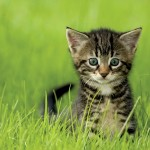
#> input picture images/kitten.jpg, 150 x 150 px
$ jupyter execute --allow-errors first.ipynb   (shell and % lines are left out)   (text cells are left out)
#> lines starting #> are read from the running program, lines starting #| are printed output that depends on the picture; after the words box and inside, x2 and y2 are one past the last pixel; in counts of white or black regions, pixels touching at a corner belong together; pictures that were not available may be replaced by others from this repository, and a replacement may not be noted
### save_answer.py
import json
import os


def add_to_answer(task, answer_dict):
    """
    Добавление ответа на задание в файл с ответами.
    """
    filename = "answers.json"

    answers_data = {}
    if os.path.exists(filename):
        with open(filename, 'r') as f:
            old_answers_data = json.load(f)
        answers_data.update(old_answers_data)

    answers_data[task] = answer_dict
    with open(filename, 'w') as f:
        json.dump(answers_data, f, indent=2)

### first.ipynb
[cell 1]
# для вывода графики
from matplotlib import pyplot as plt
from matplotlib.patches import Rectangle
from matplotlib import animation

# операции над матрицами
import numpy as np

# загрузка и сохранение изображений
from imageio import imread, imsave

# работа над изображениями
from skimage.color import rgb2gray, rgba2rgb
from skimage.feature import canny
from skimage.filters import sobel, gaussian, threshold_local, try_all_threshold, threshold_otsu
from skimage.data import page
from skimage.morphology import binary_opening
from skimage.measure import regionprops
# импортируем функцию label под другим именем, чтобы не терять её, если появляется переменная label
from skimage.measure import label as sk_measure_label
import cv2

# вывод
from IPython.display import HTML

# работа с таблицами
import pandas as pd

# для работы с путями к файлам
import os

# вспомогательная функция для сохранения ответов
from save_answer import add_to_answer

[cell 2]
plt.plot(range(100), [i ** 2 for i in range(100)])
#> (this line was passed over: IPython is not available in this run)

[cell 3]
a = np.ones((3, 5))

[cell 4]
print(f"Тип значений: {a.dtype}, число осей: {a.ndim}, размерности: {a.shape}")
print(a)

[cell 5]
print(f"Первый элемент первой строки: {a[0, 0]}")
print(f"Весь второй столбец: {a[:, 1]}")

[cell 6]
a[:, 1] = [2, 3, 4]
print(a)

[cell 7]
b = a.reshape((5, 3))
b[1, 1] = 0
print(b)

[cell 8]
print(a)

[cell 9]
c = a.copy()
c[0, 4] = 1

[cell 10]
print(a)
print(c)

[cell 11]
A = np.array([[1, 2], [3, 4]])
x = np.array([5, 6]).reshape((1, 2))

print("A:\n", A)
print("x:\n", x, "\n")
print("A * x:\n", A * x, "\n")
print("x^T:\n", x.T, "\n")
print("A * x^T:\n", A * x.T)

[cell 12]
print("x `dot` A:\n", x.dot(A), "\n")
print("A `dot` x.T:\n", A.dot(x.T))
print("A @ x.T:\n", A @ x.T)

[cell 13]
image_path = os.path.join('images', 'kitten.jpg')  # Изображение лежит в папке "images"
kitten = imread(image_path)
#> kitten is the input picture: shape (150, 150, 3); mean R, G, B 131, 153.9, 67.3

[cell 14]
print(kitten.shape)
#| (150, 150, 3)

[cell 15]
plt.imshow(kitten)
#> (this line was passed over: IPython is not available in this run)

#> (a cell that did not finish here is left out)

#> (a cell that did not finish here is left out)

#> (a cell that did not finish here is left out)

#> (a cell that did not finish here is left out)

[cell 20]
r = kitten[..., 0] # берём все значения по высоте и ширине, фиксируя только номер канала. Равносильно kitten[:, :, 0]
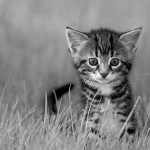
#> r: shape (150, 150); min 0, max 255, mean 131
g = kitten[..., 1]
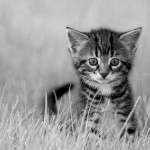
#> g: shape (150, 150); min 0, max 245, mean 153.9
mask = r > g
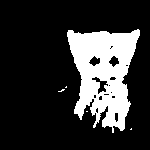
#> mask: shape (150, 150) bool; 20.1% white; 5 white regions (4 under 20 px), largest, box (x1, y1, x2, y2) and area: (67, 29, 140, 133) 4496
plt.imshow(mask, cmap="gray")
#> (this line was passed over: IPython is not available in this run)
print(f"Результат - матрица типа {mask.dtype}")
#| Результат - матрица типа bool

[cell 21]

top = mask.shape[0]
#> top = 150
bottom = 0
for row in range(mask.shape[0]): # проходим по всем строкам
    if mask[row, :].sum() > 0:   # проверяем, что в строке есть хоть один элемент равный true
        top = min(top, row)
        bottom = max(bottom, row)
print(f"Top: {top}, bottom: {bottom}")
#| Top: 29, bottom: 132

[cell 22]

left = mask.shape[1]
#> left = 150
right = 0
for col in range(mask.shape[1]): # проходим по всем столбцам
    if mask[:, col].sum() > 0:
        left = min(left, col)
        right = max(right, col)
print(f"Left: {left}, right: {right}")
#| Left: 58, right: 139

[cell 23]

vertical_indices = np.where(np.any(mask, axis=1))[0]
#> vertical_indices = 104 values from 29 to 132
top, bottom = vertical_indices[0], vertical_indices[-1]
#> bottom = 132

horizontal_indices = np.where(np.any(mask, axis=0))[0]
#> horizontal_indices = 82 values from 58 to 139
left, right = horizontal_indices[0], horizontal_indices[-1]
#> right = 139

print(f"Top: {top}, bottom: {bottom}")
#| Top: 29, bottom: 132
print(f"Left: {left}, right: {right}")
#| Left: 58, right: 139

#> (a cell that did not finish here is left out)

[cell 25]
airplane = imread(os.path.join("images", "airplane.jpg"))
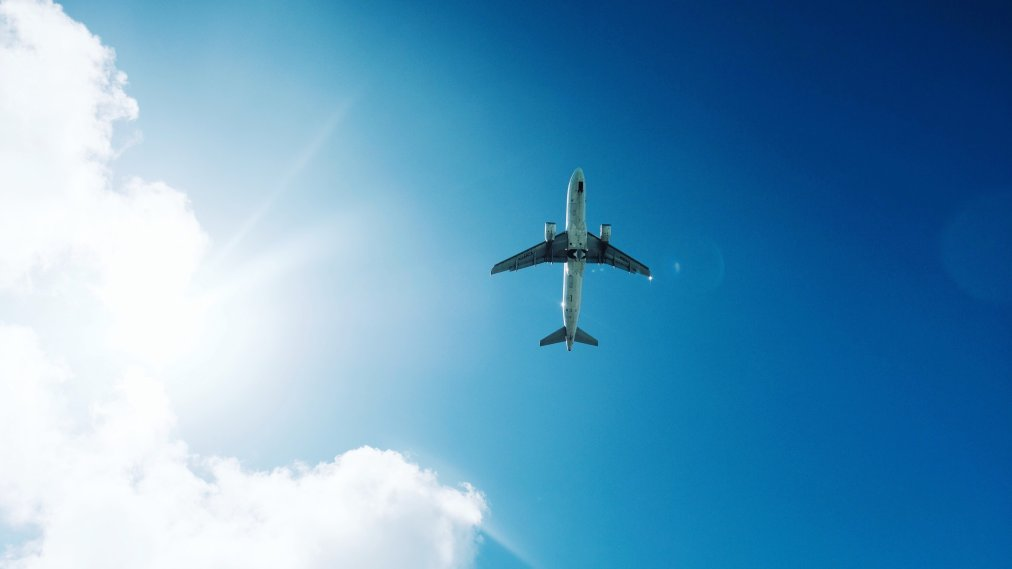
#> input picture images/airplane.jpg, 1012 x 569 px
#> airplane is the input picture: shape (569, 1012, 3); mean R, G, B 100.1, 155.8, 191.5
plt.imshow(airplane)
#> (this line was passed over: IPython is not available in this run)

#> (a cell that did not finish here is left out)

[cell 27]
task_1_answers = {}  # Исолнение этой ячейки сбрасывает ответ к заданию

[cell 28]
image_for_same_hists = os.path.join("images", "<your image>")  # Путь к добавленному изображению

#> (the rest of this cell did not finish here and is left out)

[cell 29]
image_for_diff_hists = os.path.join("images", "<your image>")  # Путь к добавленному изображению

#> (the rest of this cell did not finish here and is left out)

[cell 30]
add_to_answer("task_1", task_1_answers)
#> in add_to_answer, `filename = "answers.json"`: filename = 'answers.json'

#> (a cell that did not finish here is left out)

[cell 32]

cap = cv2.VideoCapture(os.path.join("data", "poly_pin.mp4"))

frames_list = []
cur_frame = cap.get(cv2.CAP_PROP_POS_FRAMES)
#> cur_frame = 0
while True:
    ready, frame = cap.read()
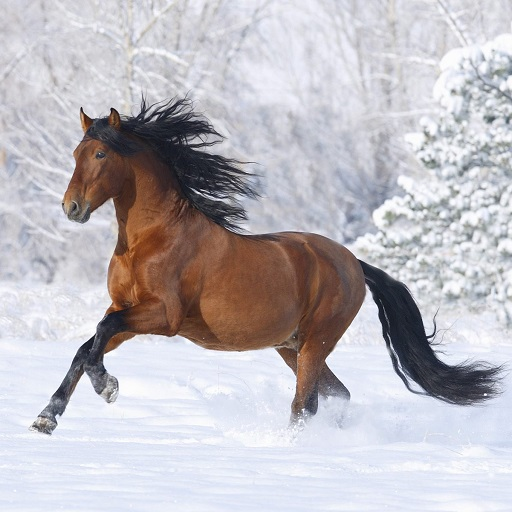
#> input picture horse.jpg, 512 x 512 px, given in place of poly_pin.mp4, which was not available
#> frame is the input picture: shape (512, 512, 3); mean B, G, R 191.7, 186.3, 189.9
    if ready:
        downsampled = cv2.resize(frame, (0,0), fx=0.25, fy=0.25)
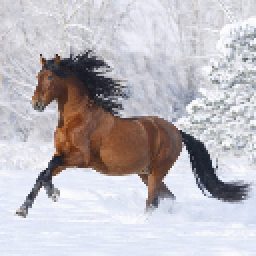
#> downsampled: shape (128, 128, 3) (shown 2 times larger); mean B, G, R 191.9, 186.5, 190.1
        frames_list.append(downsampled)
        cur_frame = cap.get(cv2.CAP_PROP_POS_FRAMES)
    else: # не удалось загрузить кадр
        cap.set(cv2.CAP_PROP_POS_FRAMES, cur_frame - 1)

    if cap.get(cv2.CAP_PROP_POS_FRAMES) == cap.get(cv2.CAP_PROP_FRAME_COUNT):
        print(f"Все кадры загружены ({len(frames_list)} кадров)")
        break
